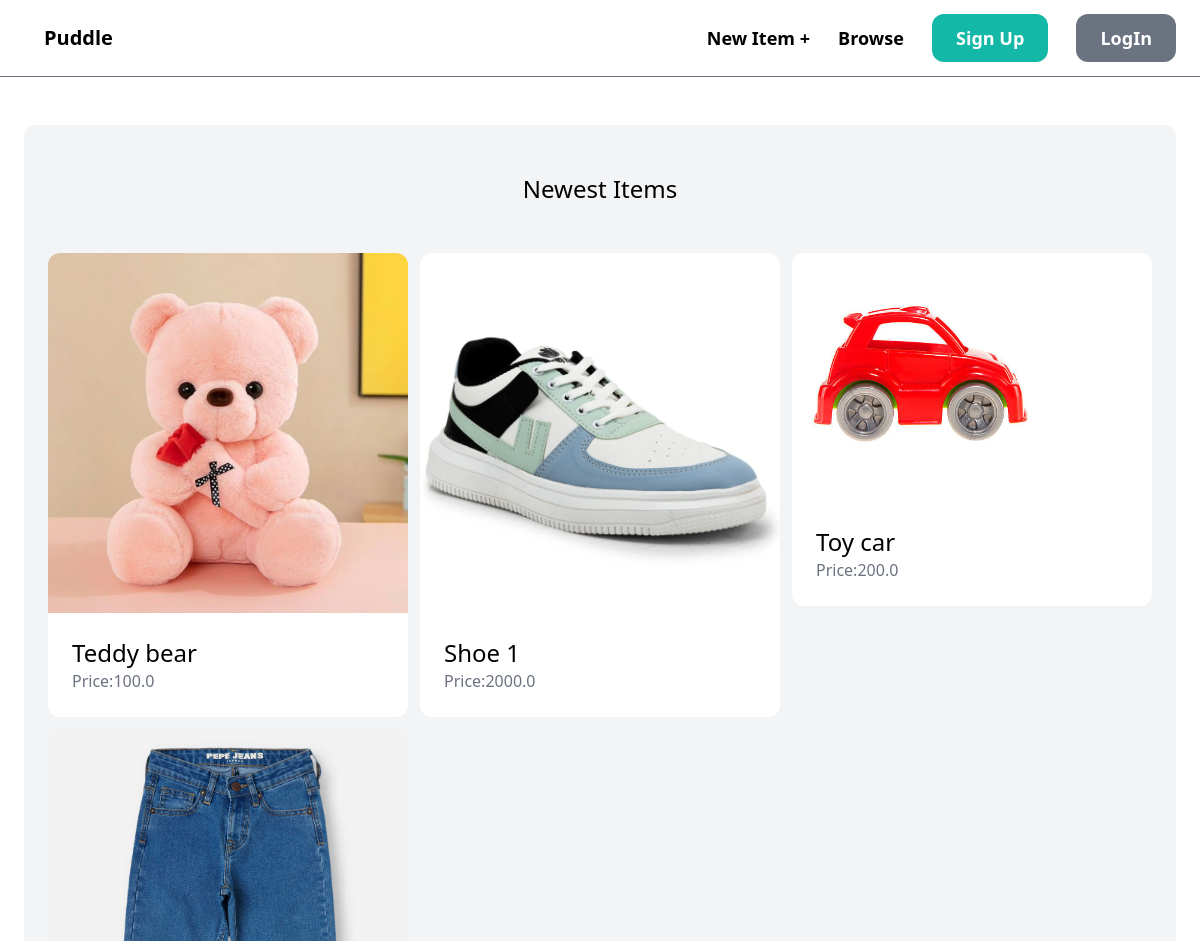
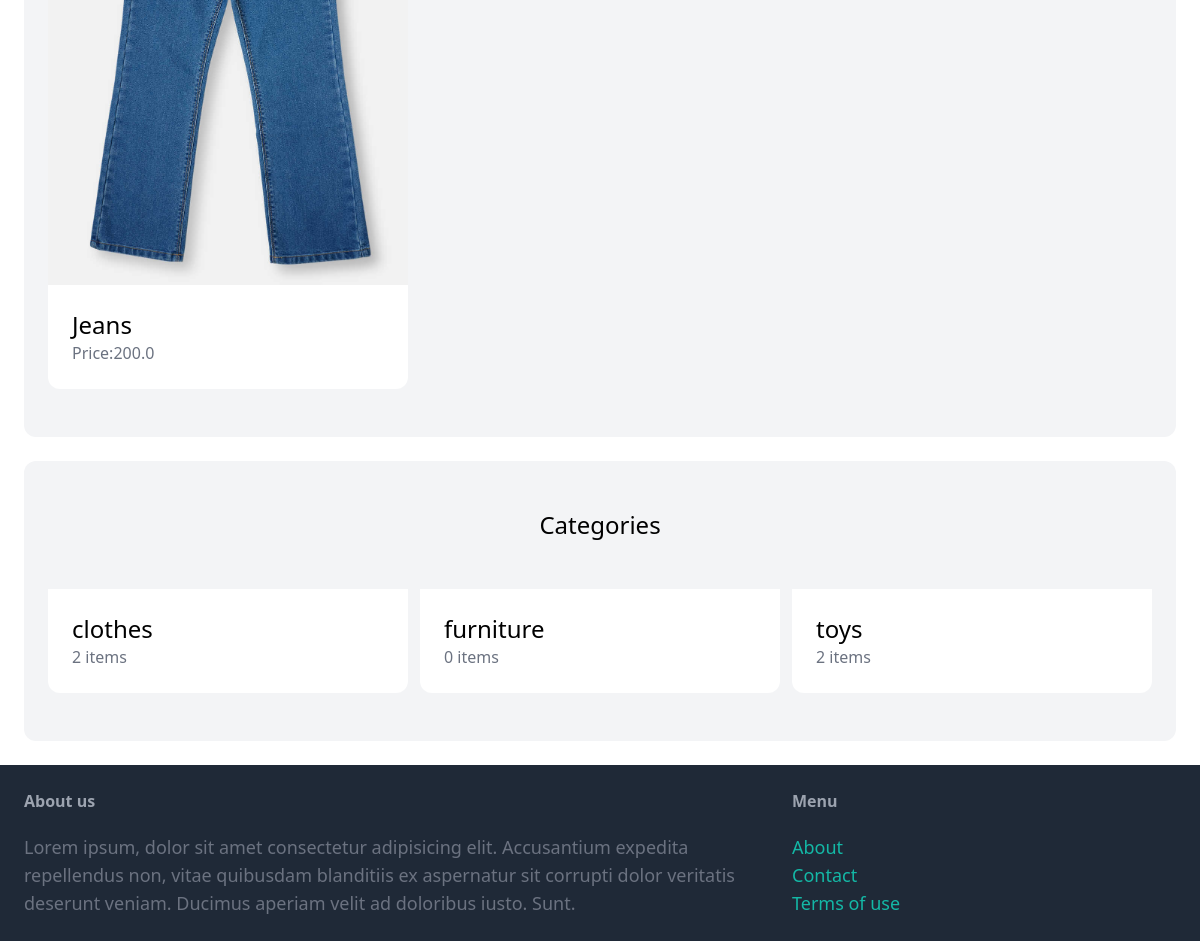
The page / on the database its author committed (2 pictures, top to bottom).
### item/models.py (models this page shows, shortened)
class Item(models.Model):
    category = models.ForeignKey(Category, related_name = 'items', on_delete = models.CASCADE)
    name = models.CharField(max_length = 255)
    description = models.TextField(blank = True, null = True)
    price = models.FloatField()
    image = models.ImageField(upload_to = 'item_images', blank = True, null = True)
    is_sold = models.BooleanField(default = False)
    created_by = models.ForeignKey(User, related_name ='items', on_delete= models.CASCADE)
    created_at = models.DateTimeField(auto_now_add=True)

class Category(models.Model):
    name = models.CharField(max_length = 255)
    class Meta:
        ordering= ('name',)
        verbose_name_plural = 'Categories'

### core/views.py (the view)
# urls.py: path('', views.index, name = 'index'),
def index(request):
    items = Item.objects.filter(is_sold = False)[0:6]
    categories = Category.objects.all()
    return render(request, 'core/index.html', {
        'categories': categories,
        'items': items,
    })

### core/templates/core/index.html (shortened to what this page needs)
{% extends 'core/base.html'%}
{%block content%}
    <div class = "mt-6 px-6 py-12 bg-gray-100 rounded-xl">
        <h2 class = "mb-12 text-2xl text-center">Newest Items</h2>
        <div class = "grid grid-cols-3 gap-3">
            {% for item in items %}
                <div>
                    <a href = "{% url 'item:detail' item.id%}">
                        <div>
                            <img src = "{{item.image.url}}" class = "rounded-t-xl">
                        </div>
                        <div class = "p-6 bg-white rounded-b-xl">
                            <h2 class = "text-2xl text-black">{{item.name}}</h2>
                            <p class = "text-gray-500">Price:{{item.price}}</p>
                        </div>
                    </a>
                </div>
            {% endfor %}
        </div>
    </div>
    <div class = "mt-6 px-6 py-12 bg-gray-100 rounded-xl">
        <h2 class = "mb-12 text-2xl text-center">Categories</h2>
        <div class = "grid grid-cols-3 gap-3">
            {% for category in categories %}
                <div>
                    <a href = "#">
                        <div class = "p-6 bg-white rounded-b-xl">
                            <h2 class = "text-2xl text-black">{{category.name}}</h2>
                            <p class = "text-gray-500">{{category.items.count}} items</p>
                        </div>
                    </a>
                </div>
            {%endfor%}
        </div>
    </div>
{%endblock%}

### core/templates/core/base.html (shortened to what this page needs)
<!DOCTYPE html>
<html lang="en">
<head>
    <script src="https://cdn.tailwindcss.com"></script>
</head>
<body>
    <nav class = "py-6 px-6 flex justify-between items-center border-b border-gray-500">
        <a href = "/" class =" ml-5 text-xl font-semibold">Puddle</a>
        <div class = "space-x-6">
            <a href = "{% url 'item:new' %}" class = "text-lg font-semibold hover:text-gray-500">New Item &#43;</a>
            <a href = "{% url 'item:items' %}" class = "text-lg font-semibold hover:text-gray-500">Browse</a>
            {% if request.user.is_authenticated %}
                <div class="mr-5 inline-block">
                    <form action="{% url 'core:logout' %}" method="post">
                        {% csrf_token %}
                        <button type="submit" class="px-6 py-3 text-lg font-semibold bg-red-500 text-white rounded-xl hover:bg-red-700">
                            Logout
                        </button>
                    </form>
                </div>
                <a href ="{% url 'dashboard:index' %}" class = "px-6 py-3 text-lg font-semibold bg-gray-500 text-white rounded-xl hover:bg-gray-700">Dashboard</a>
            {% else%}
                <a href ="{% url 'core:signup' %}" class = "px-6 py-3 text-lg font-semibold bg-teal-500 text-white rounded-xl hover:bg-teal-700">Sign Up</a>
                <a href ="{% url 'core:login' %}" class = "px-6 py-3 text-lg font-semibold bg-gray-500 text-white rounded-xl hover:bg-gray-700">LogIn</a>
            {% endif %}
        </div>
    </nav>
    <div class = "px-6 py-6">
        {%block content%}
        {% endblock %}
    </div>
    <footer class = " py-6 px-6 flex justify-between bg-gray-800">
        <div class = " w-2/3 pr-10">
            <h3 class = "mb-5 font-semibold text-gray-400">About us</h3>
            <p class = "text-lg text-gray-500">Lorem ipsum, dolor sit amet consectetur adipisicing elit. Accusantium expedita repellendus non, vitae quibusdam blanditiis ex aspernatur sit corrupti dolor veritatis deserunt veniam. Ducimus aperiam velit ad doloribus iusto. Sunt.</p>
        </div>
        <div class = "w-1/3">
            <h3 class = "mb-5 font-semibold text-gray-400">Menu</h3>
            <ul>
                <li><a href = "#" class = "text-lg text-teal-500">About</a></li>
                <li><a href = "{% url 'core:contact' %}" class = "text-lg text-teal-500">Contact</a></li>
                <li><a href = "{% url 'core:contact' %}" class = "text-lg text-teal-500">Terms of use</a></li>
            </ul>
        </div>
    </footer>
</body>
</html>

### rows shown on the page
Item: image (picture), name "Teddy bear", price "100.0"
Item: image (picture), name "Shoe 1", price "2000.0"
Item: image (picture), name "Toy car", price "200.0"
Item: image (picture), name "Jeans", price "200.0"
Category: name "clothes", items.count "2"
Category: name "furniture", items.count "0"
Category: name "toys", items.count "2"
